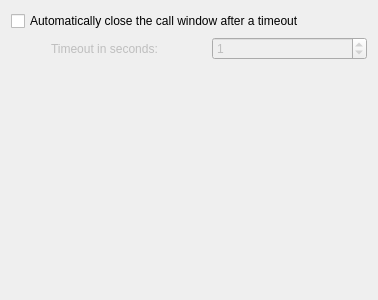
<?xml version="1.0" encoding="UTF-8"?>
<ui version="4.0">
 <class>CallWindowSettingsPage</class>
 <widget class="QWidget" name="CallWindowSettingsPage">
  <property name="geometry">
   <rect>
    <x>0</x>
    <y>0</y>
    <width>378</width>
    <height>300</height>
   </rect>
  </property>
  <layout class="QVBoxLayout" name="verticalLayout">
   <item>
    <widget class="QCheckBox" name="kcfg_CloseOnDisconnect">
     <property name="text">
      <string>Automatically close the call window after a timeout</string>
     </property>
    </widget>
   </item>
   <item>
    <layout class="QHBoxLayout" name="horizontalLayout">
     <item>
      <spacer name="horizontalSpacer">
       <property name="orientation">
        <enum>Qt::Horizontal</enum>
       </property>
       <property name="sizeType">
        <enum>QSizePolicy::Fixed</enum>
       </property>
       <property name="sizeHint" stdset="0">
        <size>
         <width>40</width>
         <height>20</height>
        </size>
       </property>
      </spacer>
     </item>
     <item>
      <widget class="QLabel" name="label">
       <property name="enabled">
        <bool>false</bool>
       </property>
       <property name="text">
        <string>Timeout in seconds:</string>
       </property>
      </widget>
     </item>
     <item>
      <widget class="QSpinBox" name="kcfg_CloseOnDisconnectTimeout">
       <property name="enabled">
        <bool>false</bool>
       </property>
       <property name="value">
        <number>1</number>
       </property>
      </widget>
     </item>
    </layout>
   </item>
   <item>
    <spacer name="verticalSpacer">
     <property name="orientation">
      <enum>Qt::Vertical</enum>
     </property>
     <property name="sizeHint" stdset="0">
      <size>
       <width>20</width>
       <height>230</height>
      </size>
     </property>
    </spacer>
   </item>
  </layout>
 </widget>
 <resources/>
 <connections>
  <connection>
   <sender>kcfg_CloseOnDisconnect</sender>
   <signal>toggled(bool)</signal>
   <receiver>label</receiver>
   <slot>setEnabled(bool)</slot>
   <hints>
    <hint type="sourcelabel">
     <x>120</x>
     <y>17</y>
    </hint>
    <hint type="destinationlabel">
     <x>117</x>
     <y>39</y>
    </hint>
   </hints>
  </connection>
  <connection>
   <sender>kcfg_CloseOnDisconnect</sender>
   <signal>toggled(bool)</signal>
   <receiver>kcfg_CloseOnDisconnectTimeout</receiver>
   <slot>setEnabled(bool)</slot>
   <hints>
    <hint type="sourcelabel">
     <x>274</x>
     <y>12</y>
    </hint>
    <hint type="destinationlabel">
     <x>274</x>
     <y>41</y>
    </hint>
   </hints>
  </connection>
 </connections>
</ui>
